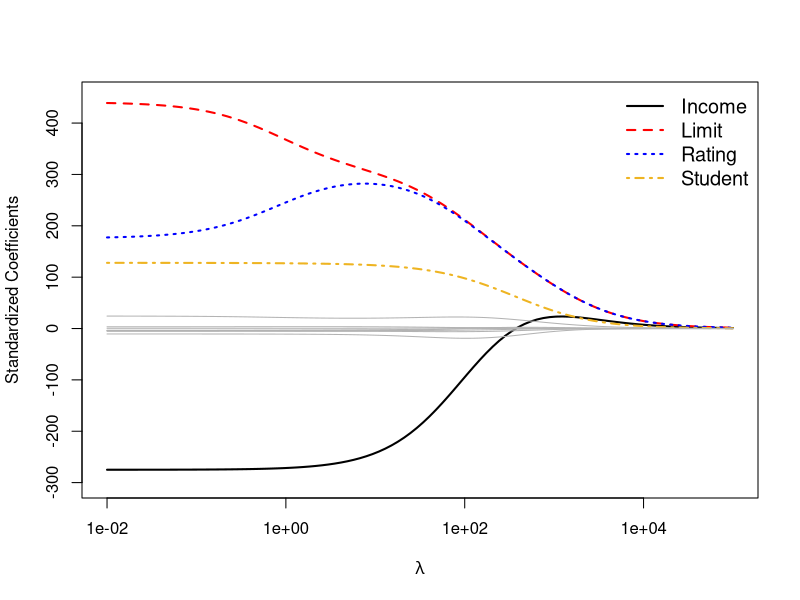
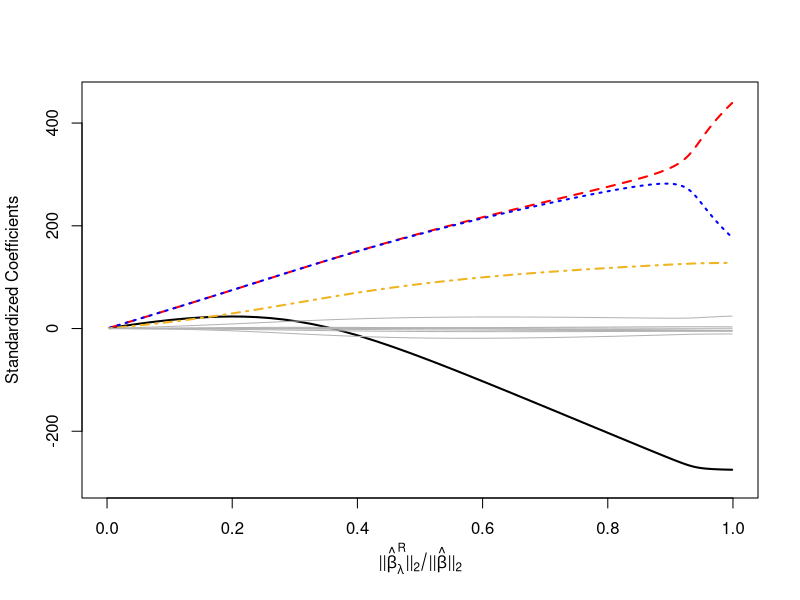

R code for these plots, in order: (Note: this script raises an error after producing the figures.)
## ---- chunk 1
library(knitr)
opts_chunk$set(echo = TRUE, message = FALSE, warning = FALSE)
## ---- chunk 2
# for lm.ridge
library(MASS)
## ---- chunk 3
# Load data and convert categorical Yes/No flags to 0/1 dummies
data <- read.csv("credit_data.csv")

data$Student <- ifelse(data$Student == "Yes", 1, 0)
data$Own     <- ifelse(data$Own     == "Yes", 1, 0)
data$Married <- ifelse(data$Married == "Yes", 1, 0)
## ---- chunk 4
# Build Region indicators and bind them to the main data frame
region_dummies <- model.matrix(~ Region - 1, data = data)
data <- cbind(data[ , !(names(data) %in% "Region")], region_dummies)
## ---- chunk 5
# Define predictor matrix X and response vector Y
X <- dplyr::select(
  data,
  Income, Limit, Rating, Cards, Age, Education,
  Own, Student, Married,
  RegionEast, RegionWest, RegionSouth
)
Y <- data$Balance

# Standardize predictors to mean 0, variance 1
# We work with the already build in scale function instead of the equation given in the book 
X_standardized <- scale(X)
X_std <- as.data.frame(X_standardized)
## ---- chunk 6
# Ridge coefficients for a chosen penalty lambda
compute_coefficients <- function(lambda, X, y) {
  ridge_fit <- lm.ridge(y ~ as.matrix(X), lambda = lambda)
  coef(ridge_fit)
}

# OLS coefficients with no intercept (keeps all dummies)
compute_ols <- function(X, y) {
  df <- data.frame(y = y, X)
  fit <- lm(y ~ . - 1, data = df)
  b <- coef(fit)
  b[colnames(X)]
}
## ---- chunk 7
ols_coefficients <- compute_ols(X_std, Y)
## ---- chunk 8
# Log-spaced lambda grid
lambdas <- 10^seq(-2, 5, length.out = 100)

# Collect ridge coefficients for every lambda
coefficients <- sapply(lambdas, function(lambda) {
  compute_coefficients(lambda, X_std, Y)
})

# Clean up into a data frame
df <- t(coefficients)
df <- df[, -1]  # drop intercept column added by lm.ridge
colnames(df) <- gsub("as\\.matrix\\(X\\)", "", colnames(df))
df <- cbind(lambda = lambdas, df)
df <- as.data.frame(df)
## ---- chunk 9
# Ridge ℓ2 norm per lambda
ridge_norms <- apply(df[, !(names(df) %in% "lambda")], 1,
                     function(row) sqrt(sum(row^2)))

# OLS ℓ2 norm (drop NA caused by omitted dummy)
ols_norm <- sqrt(sum(ols_coefficients^2, na.rm = TRUE))

# Attach the ridge/OLS norm ratio to the data frame
df$norm_ratio <- ridge_norms / ols_norm
## ---- chunk 10
if (!dir.exists("figures")) dir.create("figures")
## ---- chunk 11
plot(df$lambda, df$Income, type = "l", log = "x", lwd = 2,
     ylim = c(-300, 450), col = "black",
     xlab = expression(lambda),
     ylab = "Standardized Coefficients",
     xaxt = "n", yaxt = "n")
axis(side = 1, at = c(0.01, 1, 100, 10000),
     labels = c("1e-02", "1e+00", "1e+02", "1e+04"))
axis(side = 2, at = seq(-300, 400, by = 100),
     labels = seq(-300, 400, by = 100))

# Highlighted series
lines(df$lambda, df$Limit,   col = "red",        lty = 2, lwd = 2)
lines(df$lambda, df$Rating,  col = "blue",       lty = 3, lwd = 2)
lines(df$lambda, df$Student, col = "goldenrod2", lty = 4, lwd = 2)

# Remaining predictors in gray
lines(df$lambda, df$Cards,       col = "grey70")
lines(df$lambda, df$Age,         col = "grey70")
lines(df$lambda, df$Education,   col = "grey70")
lines(df$lambda, df$Own,         col = "grey70")
lines(df$lambda, df$Married,     col = "grey70")
lines(df$lambda, df$RegionEast,  col = "grey70")
lines(df$lambda, df$RegionWest,  col = "grey70")
lines(df$lambda, df$RegionSouth, col = "grey70")

legend("topright",
       legend = c("Income", "Limit", "Rating", "Student"),
       col = c("black", "red", "blue", "goldenrod2"),
       lty = c(1, 2, 3, 4),
       lwd = 2,
       bty = "n",
       cex = 1.2)
## ---- chunk 12
df_ratio <- df[order(df$norm_ratio), ]

plot(df_ratio$norm_ratio, df_ratio$Income, type = "l", lwd = 2,
     xlim = c(0, 1), ylim = c(-300, 450), col = "black",
     xlab = expression("||" * hat(beta)[lambda]^R * "||"[2] / "||" * hat(beta) * "||"[2]),
     ylab = "Standardized Coefficients")

lines(df_ratio$norm_ratio, df_ratio$Limit,   col = "red",        lty = 2, lwd = 2)
lines(df_ratio$norm_ratio, df_ratio$Rating,  col = "blue",       lty = 3, lwd = 2)
lines(df_ratio$norm_ratio, df_ratio$Student, col = "goldenrod2", lty = 4, lwd = 2)

lines(df_ratio$norm_ratio, df_ratio$Cards,       col = "grey70")
lines(df_ratio$norm_ratio, df_ratio$Age,         col = "grey70")
lines(df_ratio$norm_ratio, df_ratio$Education,   col = "grey70")
lines(df_ratio$norm_ratio, df_ratio$Own,         col = "grey70")
lines(df_ratio$norm_ratio, df_ratio$Married,     col = "grey70")
lines(df_ratio$norm_ratio, df_ratio$RegionEast,  col = "grey70")
lines(df_ratio$norm_ratio, df_ratio$RegionWest,  col = "grey70")
lines(df_ratio$norm_ratio, df_ratio$RegionSouth, col = "grey70")
## ---- chunk 13
knitr::include_graphics("figures/figure_6.14.jpg")
